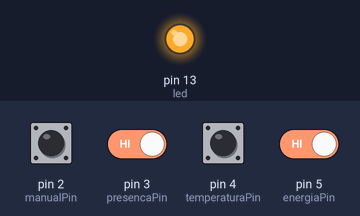
Bench run of a sketch on a simulated Arduino Uno, built with avr-gcc and run on an emulated ATmega328P. Parts: output pins drawn as LEDs (lit = HIGH). The inputs (shaded band) are chosen by the test bench; at power-on: pin 2 (manualPin), pin 3 (presencaPin), pin 4 (temperaturaPin), pin 5 (energiaPin) HIGH.

Above: at 1.2 s.
1.3 s: pin 3 (presencaPin) driven LOW and pin 5 (energiaPin) driven LOW
At 2.3 s:
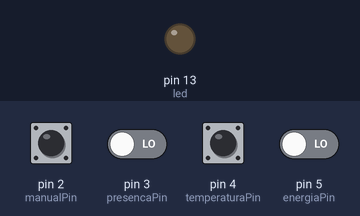
2.8 s: pin 3 (presencaPin) driven HIGH
At 3.5 s:
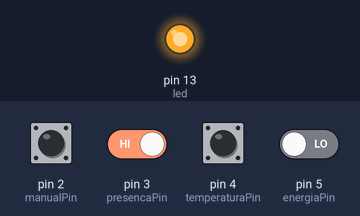
4.3 s: pin 3 (presencaPin) driven LOW
At 4.6 s:
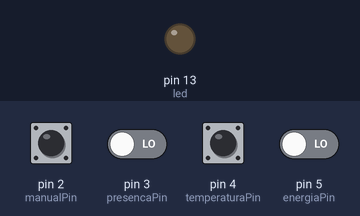
Timing chart, 0 to 7.3 s (numbered marks = the images above; inputs shaded):
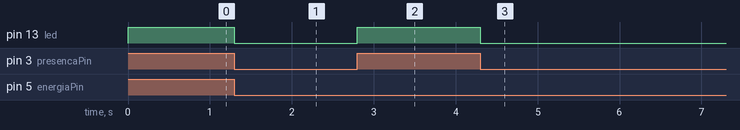

Measured:
- after the input at 1.3 s, pin 13 (led): HIGH → LOW at once
- after the input at 2.8 s, pin 13 (led): LOW → HIGH at once
- after the input at 4.3 s, pin 13 (led): HIGH → LOW at once

The sketch:

main.ino
```cpp
const int led = 13;
const int manualPin = 2;
const int presencaPin = 3;
const int temperaturaPin = 4;
const int energiaPin = 5;

void setup() {
  pinMode(led, OUTPUT);
  pinMode(manualPin, INPUT_PULLUP);
  pinMode(presencaPin, INPUT_PULLUP);
  pinMode(temperaturaPin, INPUT_PULLUP);
  pinMode(energiaPin, INPUT_PULLUP);
}

void loop() {
  int manual = digitalRead(manualPin);
  int presenca = digitalRead(presencaPin);
  int temperatura = digitalRead(temperaturaPin);
  int energia = digitalRead(energiaPin);

  // Corrigindo a lógica: os botões estão em INPUT_PULLUP, então LOW significa "ativado"
  if (manual == LOW || (presenca == HIGH) || (temperatura == LOW) || (energia == HIGH)) {
    digitalWrite(led, HIGH);
  } else {
    digitalWrite(led, LOW);
  }
}
```
